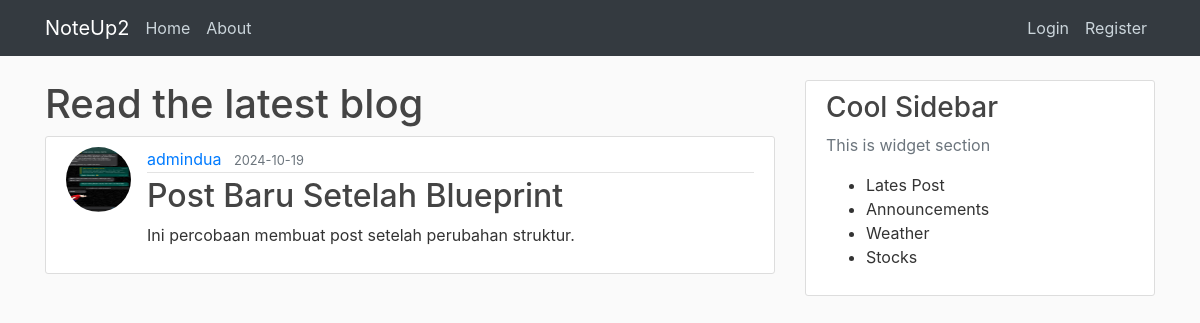
The app's page /post/22 with its own data.
### noteup/models.py (models this page shows, shortened)
class User(db.Model, UserMixin):
    id = db.Column(db.Integer, primary_key=True)
    username = db.Column(db.String(20), unique=True, nullable=False)
    email = db.Column(db.String(100), unique=True, nullable=False)
    image_file = db.Column(db.String(20), nullable=False, default='default.jpg')
    password = db.Column(db.String(60), nullable=False)
    posts = db.relationship('Post', backref='author', lazy=True)

class Post(db.Model):
    id = db.Column(db.Integer, primary_key=True)
    title = db.Column(db.String(100), nullable=False)
    date_posted = db.Column(db.DateTime, nullable=False, default=datetime.now(timezone.utc))
    content = db.Column(db.Text, nullable=False)
    user_id = db.Column(db.Integer, db.ForeignKey('user.id'), nullable=False)

### noteup/posts/routes.py (the view)
@posts.route("/post/<int:post_id>")
def post(post_id):
    post = Post.query.get_or_404(post_id)
    return render_template('post.html', title=post.title, post=post)

### noteup/templates/post.html (shortened to what this page needs)
{% extends "layout.html" %}
{% block content %}
    <h1>Read the latest blog</h1>
    <article class="media content-section">
        <img class="rounded-circle article-img" src="{{ url_for('static', filename='img/' + post.author.image_file) }}">
        <div class="media-body">
            <div class="article-metadata">
                <a href="{{ url_for('users.user_posts', username=post.author.username) }}" class="mr-2">{{ post.author.username }}</a>
                <small class="text-muted">{{ post.date_posted.strftime('%Y-%m-%d') }}</small>
            </div>
            <h2 class="article-title">{{ post.title }}</h2>
            <p class="article-content">{{ post.content }}</p>
        </div>
    </article>
{% endblock content %}

### noteup/static/style.css (style rules this page uses)
body { background: #fafafa; color: #333333; margin-top: 5rem; }
h1, h2, h3, h4, h5, h6 { color: #444444; }
.content-section { background: #ffffff; padding: 10px 20px; border: 1px solid #dddddd; border-radius: 3px; margin-bottom: 20px; }
.article-title { color: #444444; }
.article-content { white-space: pre-line; }
.article-img { height: 65px; width: 65px; margin-right: 16px; }
.article-metadata { padding-bottom: 1px; margin-bottom: 4px; border-bottom: 1px solid #e3e3e3; }

### records on screen
User: image_file (picture), author.username "admindua"
Post: date_posted "2024-10-19", title "Post Baru Setelah Blueprint", content "Ini percobaan membuat post setelah perubahan struktur."
